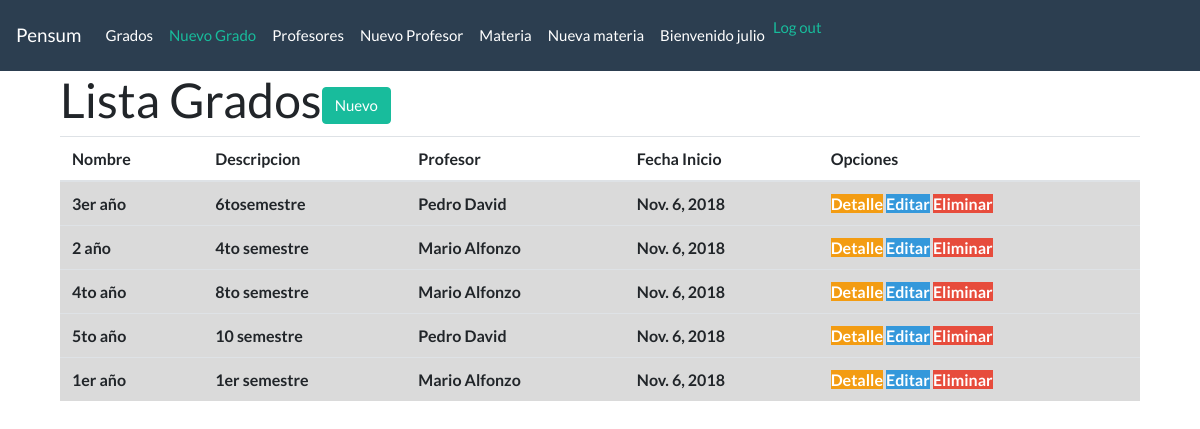
The app's page / (signed in) with its own data.
### python/models.py (models this page shows, shortened)
class Materia(models.Model):
    nombre = models.CharField(max_length=50)
    descripcion = models.CharField(max_length=100)
    fecha = models.DateField()
    tipo = models.ForeignKey(TipoMateria, on_delete=models.CASCADE,blank=True, null=True)
    alumnos   = models.ManyToManyField(Alumno, through='Inscripcion')

class TipoMateria(models.Model):
    nombre = models.CharField(max_length=50)
    descripcion = models.CharField(max_length=50)
    def __str__(self):
        return self.nombre

### python/views.py (the view)
# urls.py: url(r'^$', views.lista_materias, name ='lista_materias'),
def lista_materias(request):
    materias = Materia.objects.filter(fecha__lte=timezone.now()).order_by('fecha')
    return render(request, 'materias/materia_list.html', {'materias':materias})

### python/templates/materias/materia_list.html (shortened to what this page needs)
{% extends 'materias/base.html' %}
{% block content %}
<div class="container">
  <h1>Lista Grados<a href="{% url 'materia_nuevo' %}" class="btn btn-success">Nuevo</a></h1>
      <table class="table table-hover">
        <thead>
          <tr>
            <th scope="col">Nombre</th>
            <th scope="col">Descripcion</th>
            <th scope="col">Profesor</th>
            <th scope="col">Fecha Inicio</th>
            <th scope="col">Opciones</th>
          </tr>
        </thead>
        <tbody>
          {% for materia in materias %}
          <tr class="table-active">
            <th>{{materia.nombre}}</th>
            <th>{{materia.descripcion}}</th>
            <th>{{materia.tipo}}</th>
            <th>{{materia.fecha}}</th>
            <th>
              <a href="{% url 'materia_detalle' pk=materia.pk %}" class="bt btn-warning">Detalle</a>
              <a href="{% url 'materia_editar' pk=materia.pk %}" class="bt btn-info"><span class="glyphicon glyphicon-pencil">Editar</span></a>
              <a href="{% url 'materia_eliminar' pk=materia.pk %}" class="bt btn-danger">Eliminar</a>
            </th>
          </tr>
          {% endfor %}
        </tbody>
      </table>
</div>
{% endblock %}

### python/templates/materias/base.html (shortened to what this page needs)
{% load static %}
<html>
    <head>
        <link rel="stylesheet" href="{% static 'css/clases.css' %}">
    </head>
  <body>
    <nav class="navbar navbar-expand-lg navbar-dark bg-primary">
    <a class="navbar-brand" href="{% url 'lista_materias' %}"> Pensum </a>
      <div class="collapse navbar-collapse" id="navbarColor01">
        <ul class="navbar-nav mr-auto">
          <a class="nav-link" href="{% url 'lista_materias' %}" class="top-menu"><span class="glyphicon glyphicon-list">  Grados </span></a>
          {% if user.is_authenticated %}
          <li class="nav-item active">
          <a class="nav-link" href="{% url 'materia_nuevo' %}" class="top-menu"><span class="glyphicon glyphicon-list"> Nuevo Grado </span></a>
          </li>
          <li class="nav-item">
          <a class="nav-link" href="{% url 'lista_tipo' %}" class="top-menu"><span class="glyphicon glyphicon-list"> Profesores </span></a>
          </li>
          <li class="nav-item">
          <a class="nav-link" href="{% url 'tipo_nuevo' %}" class="top-menu"><span class="glyphicon glyphicon-list"> Nuevo Profesor </span></a>
          </li>
          <li class="nav-item">
          <a class="nav-link" href="{% url 'lista_alumnos' %}" class="top-menu"><span class="glyphicon glyphicon-list"> Materia </span></a>
          </li>
          <li class="nav-item">
          <a class="nav-link" href="{% url 'alumno_nuevo' %}" class="top-menu"><span class="glyphicon glyphicon-list"> Nueva materia </span></a>
          </li>
          <a class="nav-link"> Bienvenido {{ user.username }} <a nav-link href="{% url 'logout' %}">Log out</a></a>
          {% else %}
          <a href="{% url 'login' %}" class="top-menu"><span class="glyphicon glyphicon-lock">Login</span></a>
          {% endif %}
        </ul>
      </div>
    </nav>
    <div class="content container">
    {% block content %}
    {% endblock %}
  </body>
</html>

### records on screen
Materia: nombre "3er año", descripcion "6tosemestre", tipo "Pedro David", fecha "Nov. 6, 2018"
Materia: nombre "2 año", descripcion "4to semestre", tipo "Mario Alfonzo", fecha "Nov. 6, 2018"
Materia: nombre "4to año", descripcion "8to semestre", tipo "Mario Alfonzo", fecha "Nov. 6, 2018"
Materia: nombre "5to año", descripcion "10 semestre", tipo "Pedro David", fecha "Nov. 6, 2018"
Materia: nombre "1er año", descripcion "1er semestre", tipo "Mario Alfonzo", fecha "Nov. 6, 2018"

### other values on screen
{{ user.username }} "julio"
